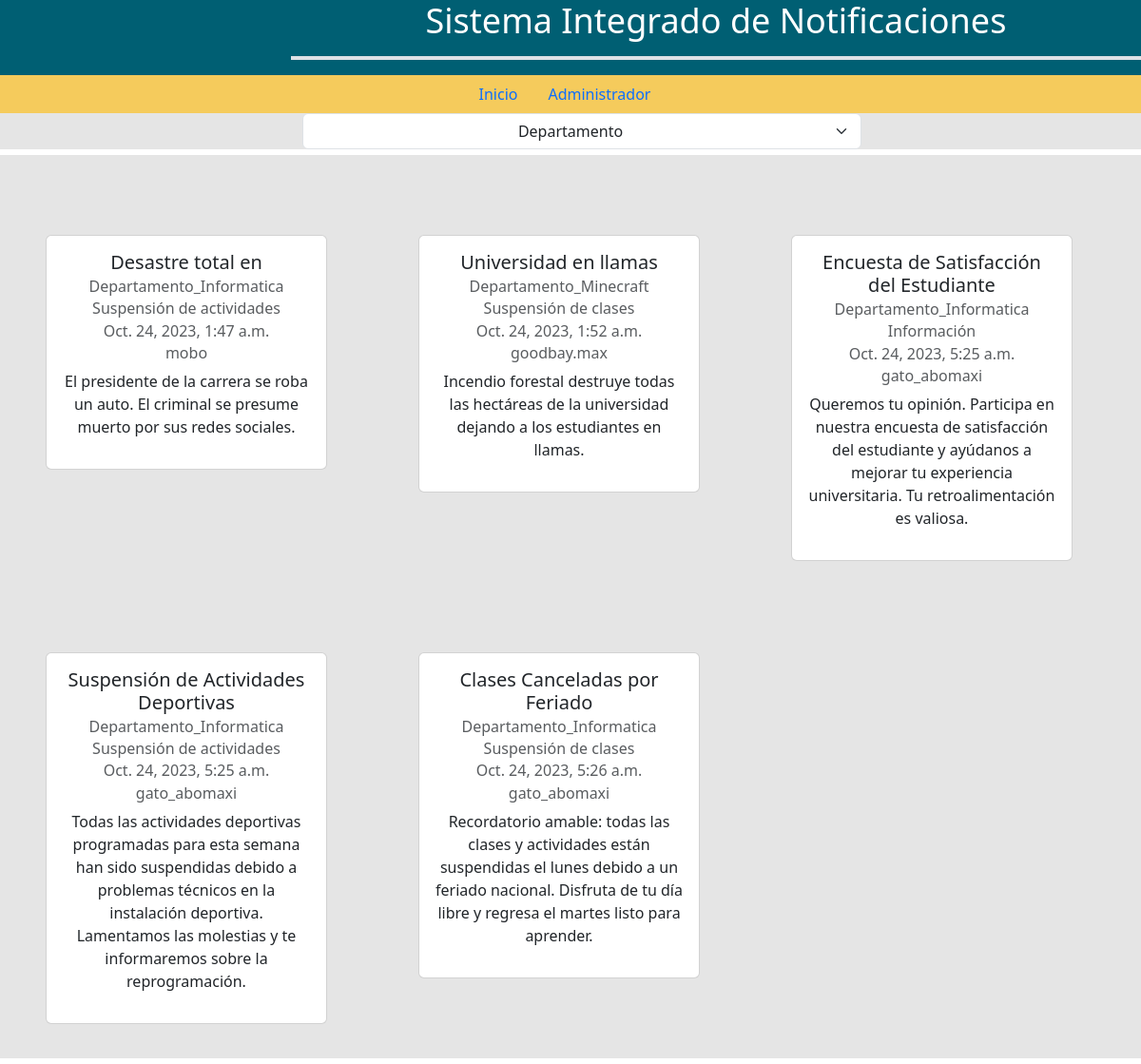
The page / on the database its author committed.
### miapp/models.py (models this page shows, shortened)
class Comunicado(models.Model):
    TIPO_CHOICES=[("S","Suspensión de actividades"),
    ("C","Suspensión de clase"),
    ("T","Información")]
    id = models.BigAutoField(primary_key=True)
    titulo = models.CharField(max_length=50)
    detalle = models.TextField(max_length=600)
    detalle_corto = models.TextField(max_length=100)
    tipo = models.CharField(max_length=1, choices=TIPO_CHOICES)
    entidad = models.ForeignKey(Entidad, on_delete=models.CASCADE)
    visible = models.BooleanField(default=True)
    fecha_publicacion = models.DateTimeField(auto_now_add=True)
    fecha_ultima_modificacion = models.DateTimeField(auto_now=True)
    publicado_por = models.ForeignKey(User, on_delete=models.CASCADE, editable=False, null=True)
    modificado_por = models.ForeignKey(User, related_name="modificado_por", on_delete=models.CASCADE, editable=False, null=True)

class Entidad(models.Model):
    id = models.BigAutoField(primary_key=True)
    nombre = models.CharField(max_length=50)
    logo = models.ImageField()
    class Meta:
        verbose_name = "Entidad"
        verbose_name_plural = "Entidades"

### miapp/views.py (the view)
# urls.py: path('', views.index, name="index"),
def index(request):
    title = "Sistema notificaciones usm"
    respuesta = request.GET.get('Departamento')
    entidades = Entidad.objects.all()
    if respuesta == "Departamento" or respuesta is None:
        comunicados = Comunicado.objects.all()
        comunicados = Comunicado.objects.filter(visible=True)
    else:
        filtro = Entidad.objects.get(nombre=respuesta)
        print("filtro: ",filtro.logo)
        comunicados = Comunicado.objects.filter(entidad=filtro).filter(visible=True)
        print("comunicados: ",comunicados)
    data = {
        "title": title,
        "entidades":entidades,
        "comunicados":comunicados,
        "respuesta":respuesta,
    }
    return render(request,'miapp/base.html', data)

### miapp/templates/miapp/base.html (shortened to what this page needs)
{% load static %}
<!DOCTYPE html>
<html lang="en">
<head>
    <link href="https://cdn.jsdelivr.net/npm/bootstrap@5.3.2/dist/css/bootstrap.min.css" rel="stylesheet">
    <link rel="stylesheet" href="{%static 'css/estilos.css'%}">
</head>
<body>
        <div class="row" id="head">
            <div class="col-xxl-2 col-lg-3 col-sm-12 d-block" id="izq">
            </div>
            <div class="col-xxl-8 col-lg-9 d-none d-lg-block" id="ctro">
                {% include 'miapp/titulo.html' %}
            </div>
        </div>
        <div class="row  d-none d-lg-block d-xxl-none" id="navbar">
            {% include 'miapp/navbar.html' %}
        </div>
        <div class="row d-xxl-none" id="combo_box_departamento">
            <div class="col-3"></div>
            <div class="col-6">{% include 'miapp/combo_box.html' %}</div>
            <div class="col-3"></div>
        </div>
        <div class="row d-xxl-none" id="cards">
            {% include 'miapp/cards.html' %}
        </div>
</body>
</html>

### miapp/templates/miapp/titulo.html
<h1>Sistema Integrado de Notificaciones</h1>
<hr class="border border-2 opacity-100">

### miapp/templates/miapp/navbar.html
<ul class="nav justify-content-center">
    <li class="nav-item">
      <a class="nav-link" href="#">Inicio</a>
    </li>
    <li class="nav-item">
      <a class="nav-link" href="/admin">Administrador</a>
    </li>
  </ul>

### miapp/templates/miapp/combo_box.html (shortened to what this page needs)
<form method="GET" action="">
    <select class="form-select" aria-label="Departamento" name="Departamento" onchange="this.form.submit()">
        <option value=Departamento {% if respuesta == Departamento %} selected {% endif %}>Departamento</option>
    </select>
</form>

### miapp/templates/miapp/cards.html
<div class="row row-cols-1 row-cols-lg-3 g-4">
    {%for comunicado in comunicados%}
    <div class="col">
      {% include 'miapp/card.html' %}
    </div>
    {%endfor%}
  </div>

### miapp/templates/miapp/card.html (shortened to what this page needs)
{% block card %}
      <div class="card">
        <div class="card-body">
          <h5 class="card-title">{{comunicado.titulo}}</h5>
          <h6 class="card-subtitle mb-2 text-body-secondary ">{{comunicado.entidad.nombre}}</h6>
          <h6 class="card-subtitle mb-2 text-body-secondary ">{% if comunicado.tipo == "S" %} Suspensión de actividades {% elif comunicado.tipo == "C" %} Suspensión de clases {% elif comunicado.tipo == "T" %} Información {% endif %} </h6>
          <h6 class="card-subtitle mb-2 text-body-secondary d-xxl-none">{{comunicado.fecha_publicacion}}</h6>
          <h6 class="card-subtitle mb-2 text-body-secondary d-xxl-none">{{comunicado.publicado_por}}</h6>
          <p class="card-text d-none d-lg-block">{{comunicado.detalle}}</p>
        </div>
      </div>
{% endblock%}

### miapp/static/css/estilos.css (style rules this page uses)
h1 { font-size: 3vw; }
#head, #head img { color: #FFFF; border: #ffff; background-color: #005F73; align-items:center; max-height: 12vw; text-align: center; }
#navbar { background-color: #f5cb5c; }
#combo_box_departamento { background-color: #E5E5E5; }
#cards { background-color: #E5E5E5; }
.form-select { text-align: center; margin-left: 1vw; margin-right: 1vw; }
#cards { text-align: center; align-items:center; margin-top: 0.5vw; margin-bottom: 0.5vw; margin-left: 0vw; margin-right: 0vw; margin-left: 0vw; }
.card { margin:3vw; }

### rows shown on the page
Comunicado: titulo "Desastre total en", entidad.nombre "Departamento_Informatica", tipo "Suspensión de actividades", fecha_publicacion "Oct. 24, 2023, 1:47 a.m.", publicado_por "mobo", detalle "El presidente de la carrera se roba un auto. El criminal se presume muerto por sus redes sociales."
Comunicado: titulo "Universidad en llamas", entidad.nombre "Departamento_Minecraft", tipo "Suspensión de clases", fecha_publicacion "Oct. 24, 2023, 1:52 a.m.", publicado_por "goodbay.max", detalle "Incendio forestal destruye todas las hectáreas de la universidad dejando a los estudiantes en llamas."
Comunicado: titulo "Encuesta de Satisfacción del Estudiante", entidad.nombre "Departamento_Informatica", tipo "Información", fecha_publicacion "Oct. 24, 2023, 5:25 a.m.", publicado_por "gato_abomaxi", detalle "Queremos tu opinión. Participa en nuestra encuesta de satisfacción del estudiante y ayúdanos a mejorar tu experiencia universitaria. Tu retroalimentación es valiosa."
Comunicado: titulo "Suspensión de Actividades Deportivas", entidad.nombre "Departamento_Informatica", tipo "Suspensión de actividades", fecha_publicacion "Oct. 24, 2023, 5:25 a.m.", publicado_por "gato_abomaxi", detalle "Todas las actividades deportivas programadas para esta semana han sido suspendidas debido a problemas técnicos en la instalación deportiva. Lamentamos las molestias y te informaremos sobre la reprogramación."
Comunicado: titulo "Clases Canceladas por Feriado", entidad.nombre "Departamento_Informatica", tipo "Suspensión de clases", fecha_publicacion "Oct. 24, 2023, 5:26 a.m.", publicado_por "gato_abomaxi", detalle "Recordatorio amable: todas las clases y actividades están suspendidas el lunes debido a un feriado nacional. Disfruta de tu día libre y regresa el martes listo para aprender."
